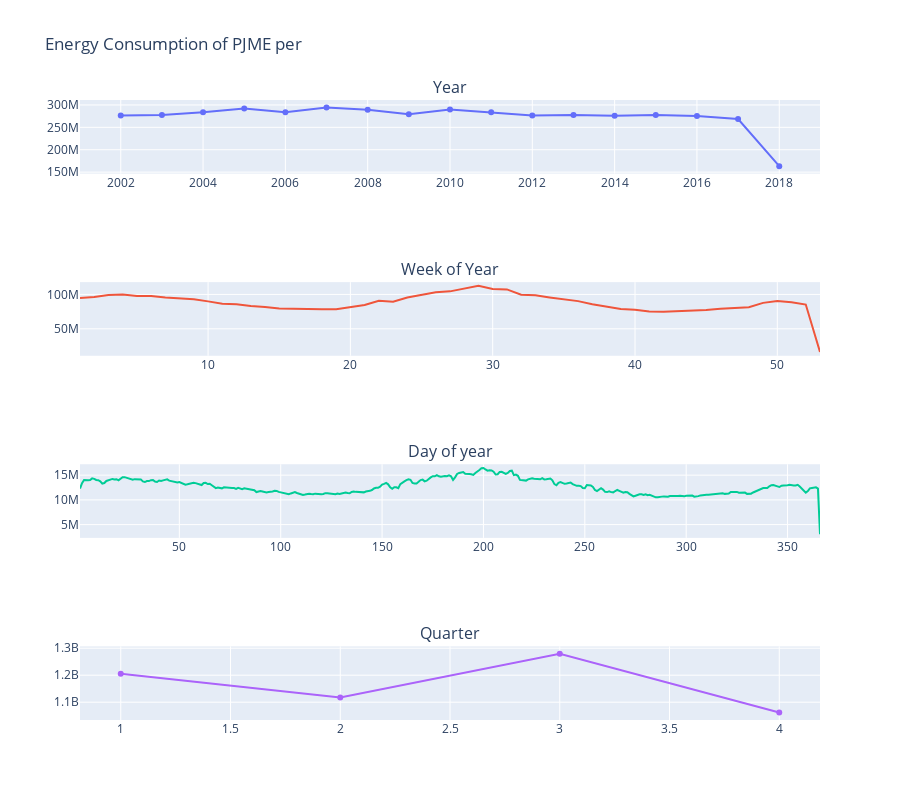

Notebook code for this chart:
### Code cell
# Plotting the groupings created in the section above. 
# For yearly and quarterly
fig = make_subplots(rows=4, cols=1, vertical_spacing = 0.175,
                    subplot_titles=(['Year', 'Week of Year', 'Day of year', 'Quarter']))

fig.add_trace(go.Scatter(x=df_year.index, y = df_year), row=1, col=1)
fig.add_trace(go.Scatter(x=df_week_of_year.index, y=df_week_of_year), row=2, col=1)
fig.add_trace(go.Scatter(x=df_day_of_year.index, y=df_day_of_year), row=3, col=1)
fig.add_trace(go.Scatter(x=df_quarter.index, y=df_quarter), row=4, col=1)

fig.update_layout(title = 'Energy Consumption of PJME per', height = 800, showlegend = False)

fig.show()

### Figure 1 — Plotly figure (JSON) as saved in the notebook; plotly's stock layout.template omitted (floating-point values rounded to 4 significant figures; data arrays with more than 128 entries replaced by an {"elided": "..."} marker saying what was removed)
{"data": [{"type": "scatter", "x": [2002, 2003, 2004, 2005, 2006, 2007, 2008, 2009, 2010, 2011, 2012, 2013, 2014, 2015, 2016, 2017, 2018], "xaxis": "x", "y": [276467670, 277664076, 283445487, 291782535, 283887214, 294437001, 289239703, 279000757, 289953965, 283531794, 276156876, 277733240, 275910154, 277781775, 275271126, 268511704, 163262439], "yaxis": "y"}, {"type": "scatter", "x": [1, 2, 3, 4, 5, 6, 7, 8, 9, 10, 11, 12, 13, 14, 15, 16, 17, 18, 19, 20, 21, 22, 23, 24, 25, 26, 27, 28, 29, 30, 31, 32, 33, 34, 35, 36, 37, 38, 39, 40, 41, 42, 43, 44, 45, 46, 47, 48, 49, 50, 51, 52, 53], "xaxis": "x2", "y": [94950472, 96373736, 99229618, 99735098, 97729620, 97867381, 95390279, 93606692, 92896645, 89882249, 86587931, 85807172, 83082181, 81815411, 79524237, 79170847, 78410416, 78563829, 78542343, 81181009, 84653090, 90674544, 89350607, 95565354, 99606010, 103247024, 104443474, 108605089, 112532138, 107832638, 107335593, 99474307, 98735531, 95650151, 92790424, 90270885, 85692447, 82825427, 78973619, 77802136, 75078049, 74668976, 75620819, 75682198, 77503144, 79183464, 80239871, 81339666, 87736224, 90399320, 88676398, 85309387, 16192346], "yaxis": "y2"}, {"type": "scatter", "x": {"elided": "366 int values"}, "xaxis": "x3", "y": {"elided": "366 int values"}, "yaxis": "y3"}, {"type": "scatter", "x": [1, 2, 3, 4], "xaxis": "x4", "y": [1205402683, 1117820099, 1279259009, 1061555725], "yaxis": "y4"}], "layout": {"annotations": [{"font": {"size": 16}, "showarrow": false, "text": "Year", "x": 0.5, "xanchor": "center", "xref": "paper", "y": 1, "yanchor": "bottom", "yref": "paper"}, {"font": {"size": 16}, "showarrow": false, "text": "Week of Year", "x": 0.5, "xanchor": "center", "xref": "paper", "y": 0.7063, "yanchor": "bottom", "yref": "paper"}, {"font": {"size": 16}, "showarrow": false, "text": "Day of year", "x": 0.5, "xanchor": "center", "xref": "paper", "y": 0.4125, "yanchor": "bottom", "yref": "paper"}, {"font": {"size": 16}, "showarrow": false, "text": "Quarter", "x": 0.5, "xanchor": "center", "xref": "paper", "y": 0.1188, "yanchor": "bottom", "yref": "paper"}], "height": 800, "showlegend": false, "title": {"text": "Energy Consumption of PJME per"}, "xaxis": {"anchor": "y", "domain": [0, 1]}, "xaxis2": {"anchor": "y2", "domain": [0, 1]}, "xaxis3": {"anchor": "y3", "domain": [0, 1]}, "xaxis4": {"anchor": "y4", "domain": [0, 1]}, "yaxis": {"anchor": "x", "domain": [0.8812, 1]}, "yaxis2": {"anchor": "x2", "domain": [0.5875, 0.7063]}, "yaxis3": {"anchor": "x3", "domain": [0.2938, 0.4125]}, "yaxis4": {"anchor": "x4", "domain": [0, 0.1188]}}}
